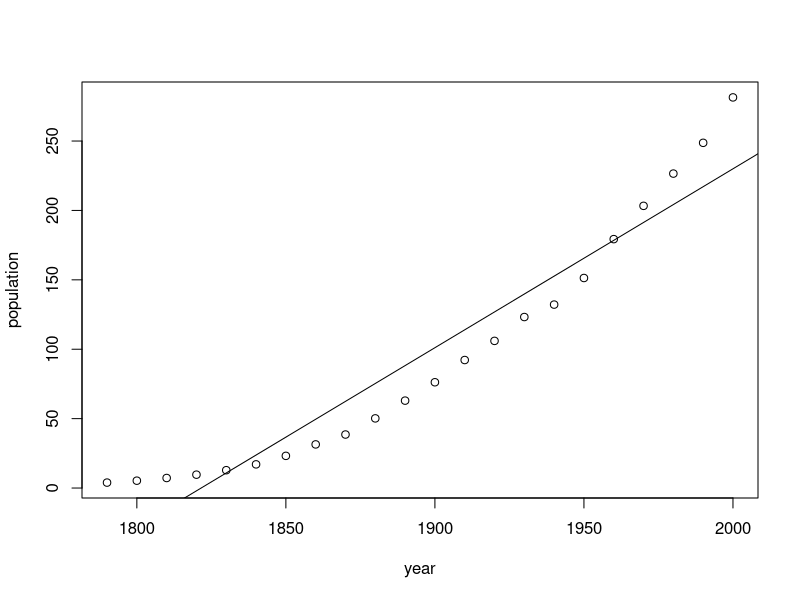
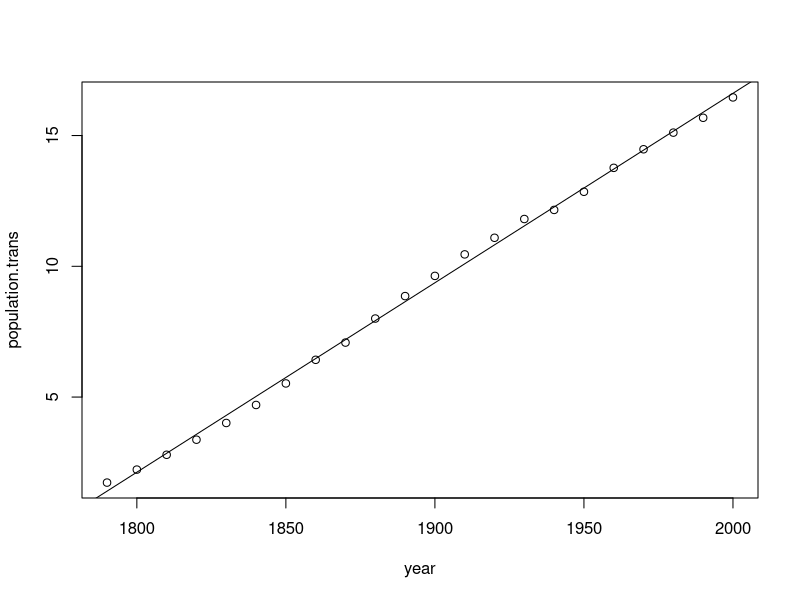
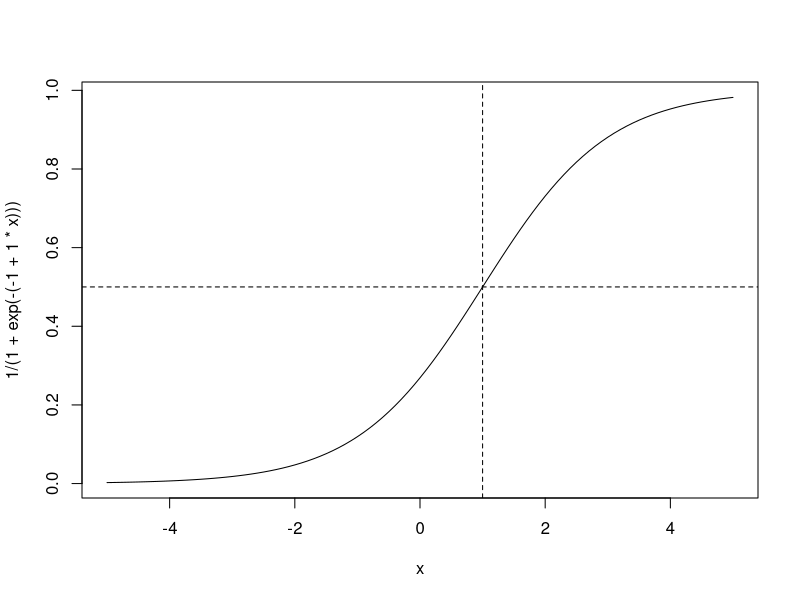
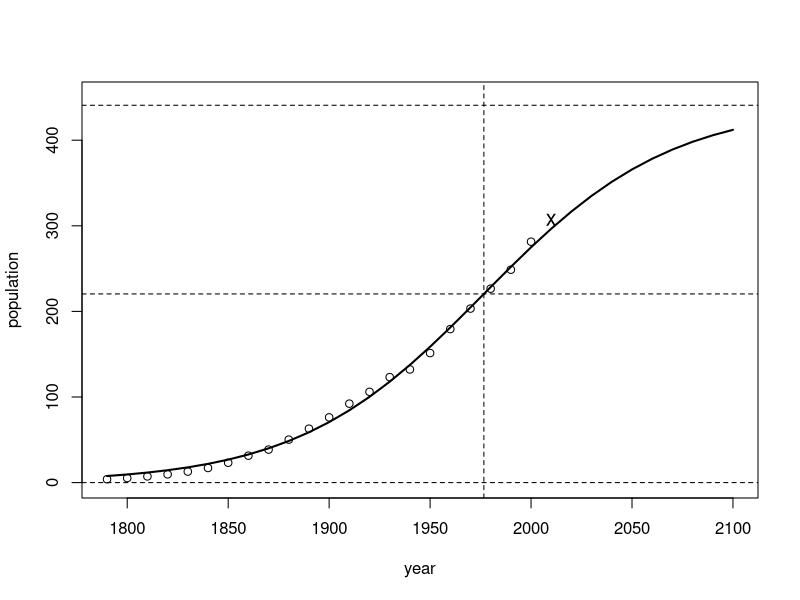
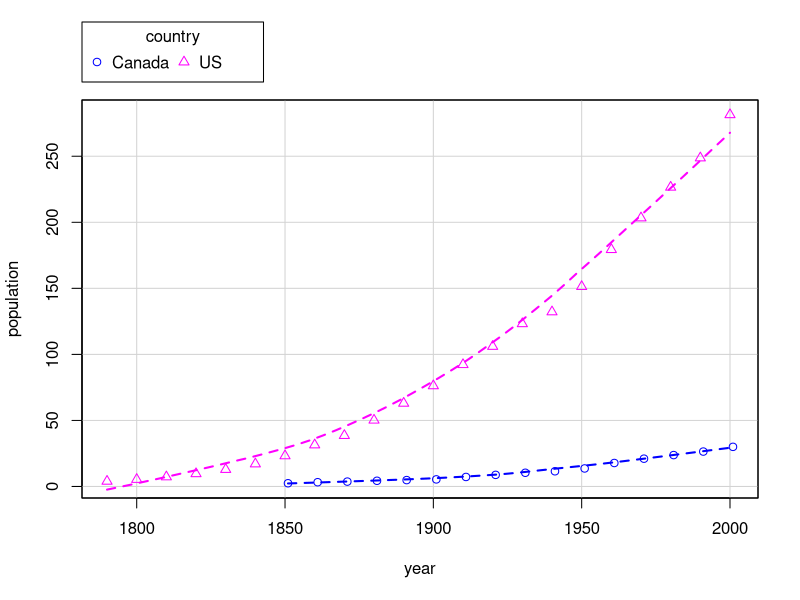

These figures' R source, in order:
## ---- chunk 1
library("knitr")
#options(width=100)
opts_chunk$set(message = FALSE, error = TRUE, warning = FALSE)
## ---- chunk 2
library(car)
mod <- lm(population ~ year, data=USPop)
plot(population ~ year, data=USPop)
abline(mod)
## ---- chunk 3
trans <- powerTransform(mod)
trans
## ---- chunk 4
population.trans <- bcPower(USPop$population,
                       coef(trans, round=TRUE))

mod.trans <- lm(population.trans ~ year, data=USPop)
plot(population.trans ~ year, data=USPop)
abline(mod.trans)
## ---- chunk 5
curve(1/(1+exp(-(-1 + 1*x))), from=-5, to=5)
abline(h=1/2, lty=2)
abline(v=1, lty=2)
## ---- chunk 6
args(nls)
## ---- chunk 7
args(nls.control)
## ---- chunk 8
lm(logit(population/400) ~ year, USPop)
## ---- chunk 9
mod.nl <- nls(population ~ theta1/(1 + exp(-(theta2 + theta3*year))),
 start=list(theta1 = 400, theta2 = -49, theta3 = 0.025),
 data=USPop, trace=TRUE)
summary(mod.nl)
## ---- chunk 10
-coef(mod.nl)[2]/coef(mod.nl)[3]
## ---- chunk 11
deltaMethod(mod.nl, "-theta2/theta3")
## ---- chunk 12
 plot(population ~ year, USPop, xlim=c(1790, 2100), ylim=c(0,450))
 with(USPop, lines(seq(1790, 2100, by=10),
  predict(mod.nl, data.frame(year=seq(1790, 2100, by=10))), lwd=2))
 points(2010, 307, pch="x", cex=1.3)
 abline(h=0, lty=2)
 abline(h=coef(mod.nl)[1], lty=2)
 abline(h=.5*coef(mod.nl)[1], lty=2)
 abline(v= -coef(mod.nl)[2]/coef(mod.nl)[3], lty=2)
## ---- chunk 13
mod.ss <- nls(population ~ SSlogis(year, phi1, phi2, phi3), data=USPop)
summary(mod.ss)
## ---- chunk 14
summary(mod.ss)
deltaMethod(mod.nl, "1/theta3")
## ---- chunk 15
datos <- data.frame(rbind(data.frame(country="US", USPop[,1:2]),
                data.frame(country="Canada", CanPop)))
some(datos)
## ---- chunk 16
scatterplot(population ~ year|country, data=datos, 
      box=FALSE,  reg=FALSE)
## ---- chunk 17
library(nlme)
mod.list <- nlsList(population ~ SSlogis(year, phi1, phi2, phi3)|country,
                     data=datos, pool=FALSE)
summary(mod.list)
## ---- chunk 18
phis <- unlist(lapply(mod.list, coef))
phis
## ---- chunk 19
vars <- lapply(mod.list, vcov)
vars
## ---- chunk 20
zero <- matrix(0, nrow=3, ncol=3)
var <- rbind( cbind(vars[[1]], zero), cbind(zero, vars[[2]]))
var
## ---- chunk 21
deltaMethod(phis, "US.phi3 - Canada.phi3", vcov=var)
deltaMethod(phis, "US.phi2 - Canada.phi2", vcov=var)
## ---- chunk 22
sessionInfo()
